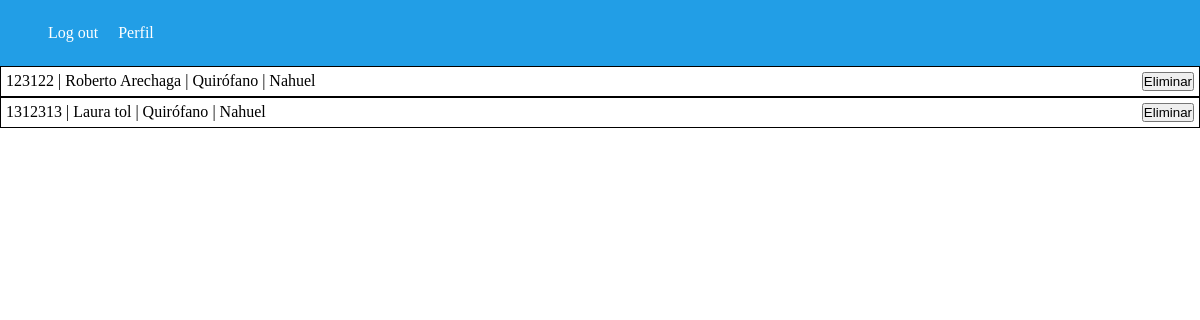
Screenshot of /pacientes/ (signed in) with the database file from the repository.
### administracion/models.py (models this page shows, shortened)
class Paciente(models.Model):
    nombre_paciente = models.CharField(max_length=100)
    apellido_paciente = models.CharField(max_length=100)
    dni_paciente = models.CharField(max_length=100)
    fecha_nac_paciente = models.DateField()
    medico_asignado = models.ForeignKey(Medico, null=True, on_delete=models.CASCADE)
    zona = models.ForeignKey(Zona, default=None, on_delete=models.CASCADE)
    perfil = models.ForeignKey(Perfil, default=None, on_delete=models.CASCADE)
    domicilio_paciente = models.CharField(max_length=100, default="")
    genero_paciente = models.CharField(max_length=1, default="")
    telefono_paciente = models.CharField(null=True, default="", max_length=10)
    email_paciente = models.CharField(max_length=100, default="")
    grupo_sanguineo = models.CharField(max_length=5, default="")
    peso_paciente_kg = models.IntegerField(default=0)
    altura_paciente = models.IntegerField(default=0)
    alergias = models.TextField(default="")

class Zona(models.Model):
    nombre_zona = models.CharField(max_length=50)
    cant_pacientes = models.IntegerField()

class Medico(models.Model):
    nombre_medico = models.CharField(max_length=100)
    apellido_medico = models.CharField(max_length=100)
    dni_medico = models.CharField(max_length=100)
    fecha_nac_medico = models.DateField()
    domicilio_medico = models.CharField(max_length=100)
    zona = models.ForeignKey(Zona, default=None, on_delete=models.CASCADE)

### administracion/views.py (the view)
# urls.py: path('pacientes/', views.pacientes, name="pacientes"),
def pacientes(req):
    pacientes = Paciente.objects.all()
    return render(req, 'listaPacientes.html',{
        "pacientes":pacientes,
    })

### administracion/templates/listaPacientes.html (shortened to what this page needs)
{% extends 'base.html' %}
{% load static %}
    {% block content %}
        {% if pacientes %}
            {% for paciente in pacientes %}
            <a href="{% url "detalle_zona" paciente.zona.id %}" class="paciente">
                <p>{{paciente.dni_paciente}} | {{paciente.nombre_paciente}} {{paciente.apellido_paciente}} | {{paciente.zona.nombre_zona}} | {{paciente.medico_asignado.nombre_medico}}</p>
                <form action="{% url 'eliminarPaciente' paciente.id %}">
                    <button>Eliminar</button>
                </form>
            </a>
        {% endfor %}
    {% else %}
        <p>No hay ningun paciente en este momento</p>
    {% endif %}
    {% endblock content %}

### main/static/base.css (style rules this page uses)
* { padding: 0; margin: 0; }

### administracion/templates/listaPacientes.html (style rules this page uses)
.paciente { border: 1px solid black; padding: 5px; display: flex; cursor: pointer; text-decoration: none; color: black; justify-content: space-between; }

### rows the page displays
Paciente: dni_paciente "123122", nombre_paciente "Roberto", apellido_paciente "Arechaga", zona.nombre_zona "Quirófano", medico_asignado.nombre_medico "Nahuel"
Paciente: dni_paciente "1312313", nombre_paciente "Laura", apellido_paciente "tol", zona.nombre_zona "Quirófano", medico_asignado.nombre_medico "Nahuel"
